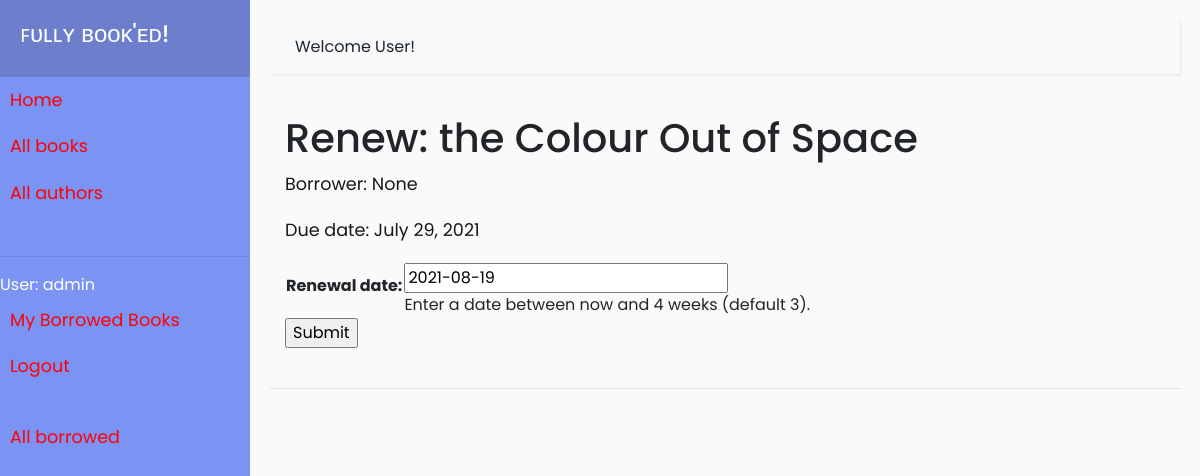
The page /catalog/book/235905d2-d4c3-4f9c-8cde-5fbc1d19d5ee/renew/ (signed in) on the database its author committed.
### catalog/models.py (models this page shows, shortened)
class BookInstance(models.Model):
    id = models.UUIDField(primary_key = True, default = uuid.uuid4, help_text = "Unique ID of this particular book across library")
    due_back = models.DateField(null = True, blank = True)
    book = models.ForeignKey('Book', on_delete = models.RESTRICT, null = True)
    imprint = models.CharField(max_length = 20)
    borrower = models.ForeignKey(User, on_delete=models.SET_NULL, null=True, blank=True)
    LOAN_STATUS = (
        ('m', 'Maintenance'),
        ('o', 'On loan'),
        ('a', 'Available'),
        ('r', 'Reserved')
    )
    status = models.CharField(max_length = 1, choices = LOAN_STATUS, blank = True, default = 'm', help_text = "Book availability status")
    class Meta:
        ordering = ['due_back']
        permissions = (("can_mark_returned", "Set book as returned"),)
    @property
    def is_overdue(self):
        if self.due_back and date.today() > self.due_back:
            return True
        return False

class Book(models.Model):
    title = models.CharField(max_length = 100)
    author = models.ForeignKey('Author', on_delete = models.SET_NULL, null = True)
    summary = models.TextField(max_length = 1000, help_text = "Enter description of book")
    isbn = models.CharField('ISBN', max_length = 13, unique = True, help_text = '10 or 13 digit Number')
    genre = models.ManyToManyField(Genre, help_text = 'Select genre of book')
    language = models.ForeignKey('Language', on_delete = models.SET_NULL, null = True)
    def display_genre(self):
        return ', '.join(genre.name for genre in self.genre.all()[:3])
    display_genre.short_description = "Genre"

### catalog/views.py (the view)
# urls.py: path('book/<uuid:pk>/renew/', views.renew_book_librarian, name='renew-book-librarian'),
@login_required
@permission_required('catalog.can_mark_returned', raise_exception=True)
def renew_book_librarian(request, pk):
    book_instance = get_object_or_404(BookInstance, pk=pk)
    if request.method == 'POST':
        form = RenewBookForm(request.POST)
        if form.is_valid():
            book_instance.due_back = form.cleaned_data['renewal_date']
            book_instance.save()
            return HttpResponseRedirect(reverse('all-borrowed') )
    else:
        proposed_renewal_date = datetime.date.today() + datetime.timedelta(weeks=3)
        form = RenewBookForm(initial={'renewal_date': proposed_renewal_date})
    context = {
        'form': form,
        'book_instance': book_instance,
    }
    return render(request, 'catalog/book_renew_librarian.html', context)

### catalog/forms.py (shortened to what this page needs)
class RenewBookForm(forms.Form):
    renewal_date = forms.DateField(help_text="Enter a date between now and 4 weeks (default 3).")

### catalog/templates/catalog/book_renew_librarian.html (shortened to what this page needs)
{% extends "base_generic.html" %}
{% block content %}
  <h1>Renew: {{ book_instance.book.title }}</h1>
  <p>Borrower: {{ book_instance.borrower }}</p>
  <p{% if book_instance.is_overdue %} class="text-danger"{% endif %}>Due date: {{ book_instance.due_back }}</p>
  <form action="" method="post">
    <table>
    {{ form.as_table }}
    </table>
    <input type="submit" value="Submit">
  </form>
{% endblock %}

### catalog/templates/base_generic.html (shortened to what this page needs)
<!DOCTYPE html>
<html lang="en">
  <head>
    <link
      rel="stylesheet"
      href="https://cdn.jsdelivr.net/npm/bootstrap@4.5.3/dist/css/bootstrap.min.css"
    />
    {% load static %}
    <link rel="stylesheet" href="{% static 'css/style.css' %}" />
  </head>
  <body>
    <div class="wrapper">
      <nav id="sidebar">
        <div class="sidebar-header">
          <h4>ꜰᴜʟʟʏ ʙᴏᴏᴋ'ᴇᴅ!</h4>
        </div>
        {% block sidebar %}
        <ul class="list-unstyled">
          <li><a href="{% url 'index' %}">Home</a></li>
          <li><a href="{% url 'books' %}">All books</a></li>
          <li><a href="{% url 'authors' %}">All authors</a></li>
          <br />
          <hr />
          {% if user.is_authenticated %}
          <li> User: {{ user.get_username }}</li>
          <li><a href="{% url 'my-borrowed' %}">My Borrowed Books</a></li>
          <li><a href="{% url 'logout'%}?next={{request.path}}">Logout</a></li>
          {% else %}
          <li><a href="{% url 'login'%}?next={{request.path}}">Login</a></li>
          {% endif %}
          <br>
          {% if perms.catalog.can_mark_returned %}
   <li><a href="{% url 'all-borrowed' %}">All borrowed</a></li>
   {% endif %}
        </ul>
        {% endblock %}
      </nav>
      <div id="content">
        <nav class="navbar navbar-expand-lg navbar-light bg-light">
          <div class="container-fluid">
            {% block heading %}<span>Welcome User!</span>{% endblock %}
          </div>
        </nav>
        <div class="col-sm-10">{% block content %}{% endblock %}</div>
        <br />
        <hr />
      </div>
    </div>
  </body>
</html>

### catalog/static/css/style.css (style rules this page uses)
body { font-family: 'Poppins', sans-serif; background: #fafafa; }
p { font-family: 'Poppins', sans-serif; font-size: 1.1em; line-height: 1.7em; color: rgb(26, 24, 24); }
a:link { color:red; }
.navbar { padding: 15px 10px; background: #fff; border: none; border-radius: 0; margin-bottom: 40px; box-shadow: 1px 1px 3px rgba(0, 0, 0, 0.1); }
.wrapper { display: flex; width: 100%; align-items: stretch; }
#sidebar { min-width: 250px; max-width: 250px; background: #7b93f3; color: #fff; transition: all 0.3s; }
#sidebar .sidebar-header { padding: 20px; background: #6d7fcc; }
#sidebar ul li a { padding: 10px; font-size: 1.1em; display: block; }
#content { width: 100%; padding: 20px; min-height: 100vh; transition: all 0.3s; }

### rows shown on the page
BookInstance: book "the Colour Out of Space", borrower "None", due_back "July 29, 2021"

### other values the page prints
{{ user.get_username }} "admin"
